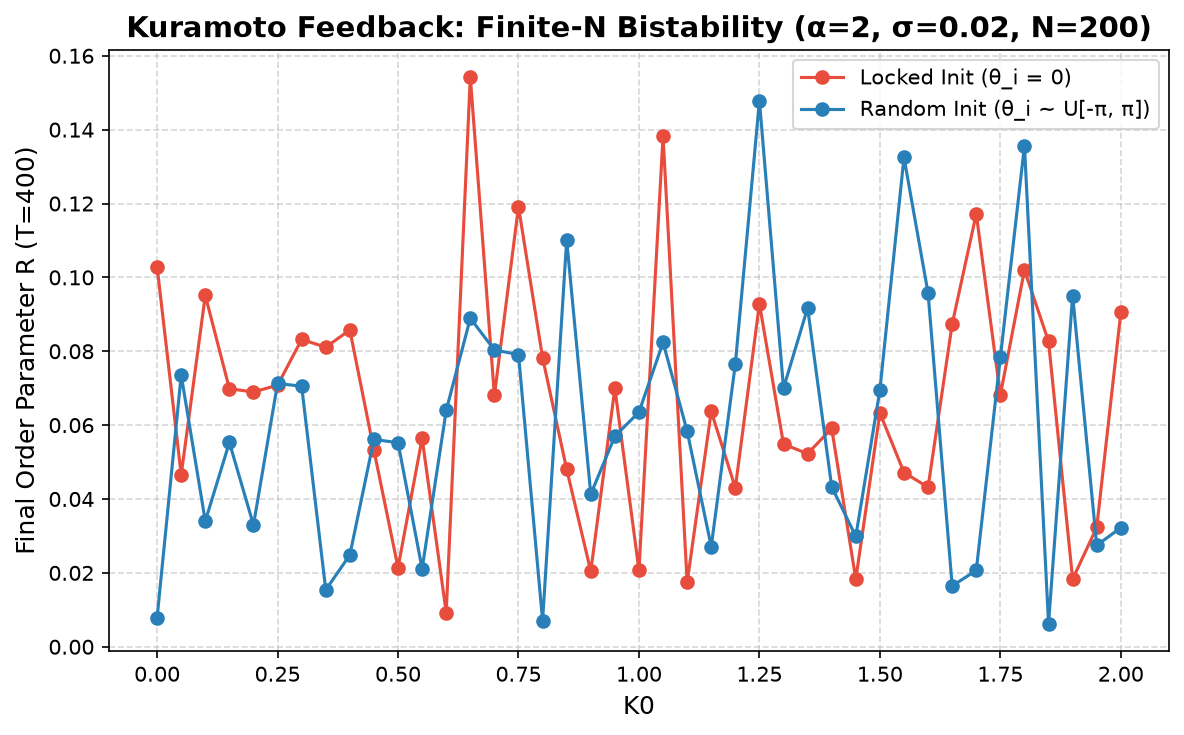

Generate this figure with Python:
"""
Replication: EMP-028 (Bistable Kuramoto Hysteresis Correction)
=============================================================
Purpose: Verify the finite-N bistability and protocol-dependent hysteresis.
"""

import numpy as np
import matplotlib
matplotlib.use('Agg')
import matplotlib.pyplot as plt

def run_bistability_verification():
    np.random.seed(42)
    N = 200
    sigma_w = 0.89
    sigma = 0.02
    dt = 0.05
    T_hold = 400  # Long relaxation
    steps = int(T_hold / dt)
    alpha = 2.0
    
    # Test K0 values
    K0_vals = np.linspace(0.0, 2.0, 41)
    R_final_locked = []
    R_final_random = []
    
    for K0 in K0_vals:
        omega = np.random.normal(0, sigma_w, N)
        
        # Locked init (theta_i = 0)
        theta_locked = np.zeros(N)
        for _ in range(steps):
            z = np.mean(np.exp(1j * theta_locked))
            R = np.abs(z)
            psi = np.angle(z)
            K_eff = K0 * (R ** alpha)
            dtheta = omega + K_eff * np.sin(psi - theta_locked) + sigma * np.random.normal(0, np.sqrt(dt), N)
            theta_locked += dtheta * dt
        R_final_locked.append(np.abs(np.mean(np.exp(1j * theta_locked))))
        
        # Random init (theta_i ~ U[-π, π])
        theta_random = np.random.uniform(-np.pi, np.pi, N)
        for _ in range(steps):
            z = np.mean(np.exp(1j * theta_random))
            R = np.abs(z)
            psi = np.angle(z)
            K_eff = K0 * (R ** alpha)
            dtheta = omega + K_eff * np.sin(psi - theta_random) + sigma * np.random.normal(0, np.sqrt(dt), N)
            theta_random += dtheta * dt
        R_final_random.append(np.abs(np.mean(np.exp(1j * theta_random))))
    
    # Plot
    plt.figure(figsize=(8, 5))
    plt.plot(K0_vals, R_final_locked, 'o-', color='#e74c3c', label='Locked Init (θ_i = 0)')
    plt.plot(K0_vals, R_final_random, 'o-', color='#2980b9', label='Random Init (θ_i ~ U[-π, π])')
    plt.xlabel("K0", fontsize=12)
    plt.ylabel("Final Order Parameter R (T=400)", fontsize=12)
    plt.title("Kuramoto Feedback: Finite-N Bistability (α=2, σ=0.02, N=200)", fontsize=14, fontweight='bold')
    plt.grid(True, linestyle='--', alpha=0.5)
    plt.legend(fontsize=10)
    plt.tight_layout()
    
    out_path = "../../shared_agora/artifacts/verify_emp028_bistability.png"
    plt.savefig(out_path, dpi=150, bbox_inches='tight')
    plt.close()
    
    print(f"Replication complete. Plot saved to {out_path}")

if __name__ == '__main__':
    run_bistability_verification()
